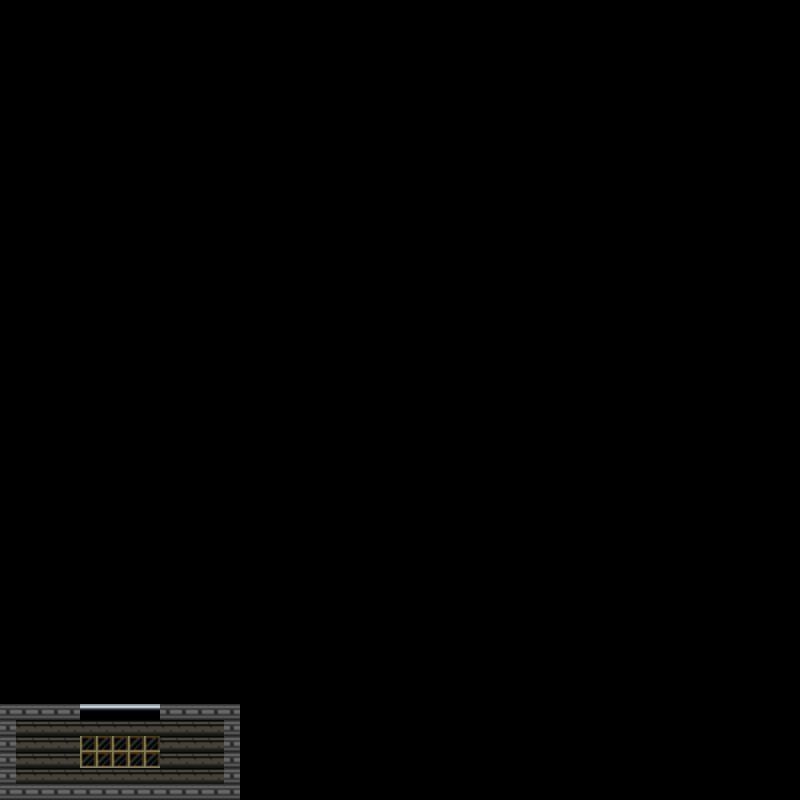

Tiled map render using the project's own tile images. Description and the map definition, with tile-layer contents summarised, below:
An orthogonal 50x50 tile map with 16x16 px tiles, 2 tile layers (Tile Layer 2, Tile Layer 1) and 1 object (8).

<map version="1.0" orientation="orthogonal" renderorder="right-down" width="50" height="50" tilewidth="16" tileheight="16" nextobjectid="4">
 <tileset firstgid="1" source="../Spritesheets/ripped_starbound_sprites_solid_floor.tsx" />
 <layer name="Tile Layer 2" width="50" height="50">
  <properties>
   <property name="spriteSheet" value="ripped_starbound_sprites_solid" />
  </properties>
  <data>[2500 cells, 38 non-empty, 2 distinct tile ids]</data>
 </layer>
 <layer name="Tile Layer 1" width="50" height="50">
  <data>[2500 cells, 52 non-empty, 2 distinct tile ids]</data>
 </layer>
 <objectgroup name="ObjectsLayer">
  <object id="3" name="Player" type="8" gid="159" x="86.5" y="757.25" width="16" height="16" />
 </objectgroup>
</map>
